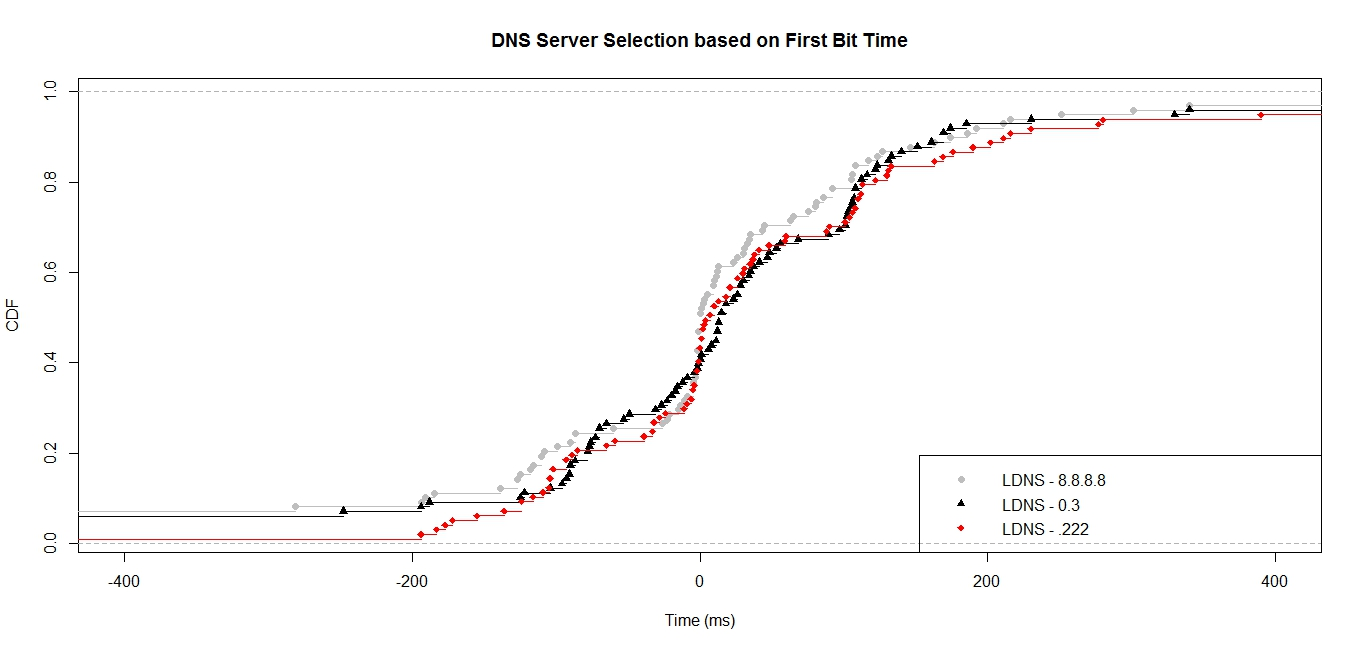

Source code (R):
ldns_google <- c(-1, 45, -194, 5, 0, 0, 105, -125, -3, -185, 174, 34, -110, 211, -127, -2, -1, -2, 10, 163, 340, -108, -87, 23, -1352, -5, 12, -2, 11, 117, -23, -848, -1104, 65, -479, 43, 9, -281, -191, 108, 26, 108, 2, -5, -2, -541, -2, -9, -1234, 63, 80, 33, 13, -110, 105, 1125, -15, 965, 92, -1018, -14, 9, 106, 1, -90, 127, -1, 86, 31, 251, -2, -21, 81, -11, -26, -60, 35, 11186, -116, -1, 192, 301, -5, -118, 146, 92, 30, 216, 186, -99, -139, 75, -127, -87, 0, 0, 123, 3)

ldns_03 <- c(18, -1147, -188, 18, -77, -122, 47, 105, -65, -1, 185, 174, 34, -248, -90, 41, 13, 12, -475, -1271, 56, 340, -125, -87, 108, -27, -93, 12, 103, 11, -9, -53, 161, 925, 169, -78, -49, -70, 28, 108, 68, 106, 140, 48, 30, -4, 101, -70, 13, 37, -91, 133, -20, 8, -930, -31, 1188, -513, 102, 731, -12, 53, -96, 107, -90, 123, 35, 89, -78, 151, 0, 122, -16, -23, -104, 131, -2, 11187, 15, -907, 28, 330, 102, 1, 23, 169, -73, 112, 230, 116, 26, 112, -194, -17, -76, 15, 97, 6)

ldns_222 <- c(-104, 48, -155, -116, -136, -93, -105, -89, -104, -5, -32, 4, -183, 110, 211, 41, -5, 0, 104, 390, 163, 280, -59, -1, 108, -33, 21, -93, -4, -1, 88, 0, 944, 169, 21, -124, -177, -39, -2, 37, 106, 1, 18, 130, -2, -6, 101, -194, 38, 10, 133, 13, 110, 3, 0, 1188, 1106, 90, 959, 2, 113, -85, 1, -102, 60, 35, 10, 31, 277, -9, 122, -11, -24, -124, 131, -2, 11201, 7, -32, 190, 176, -102, -172, 59, 202, 30, 216, 230, -28, 26, 112, 26, -65, 2, -109, -1035, 113)

ldns_google_val = ecdf(ldns_google)
ldns_03_val = ecdf(ldns_03)
ldns_222_val = ecdf(ldns_222)

plot(ldns_google_val, lty=1, col="grey", pch = 16, xlab="Time (ms)", ylab="CDF", main="DNS Server Selection based on First Bit Time", xlim=c(-400, 400))
lines(ldns_03_val, pch = 17, col = "black")
lines(ldns_222_val, pch = 18, col = "red")

legend("bottomright",  pch = c(16, 17, 18), legend=c("LDNS - 8.8.8.8", "LDNS - 0.3", "LDNS - .222"), col=c("grey", "black", "red"))
